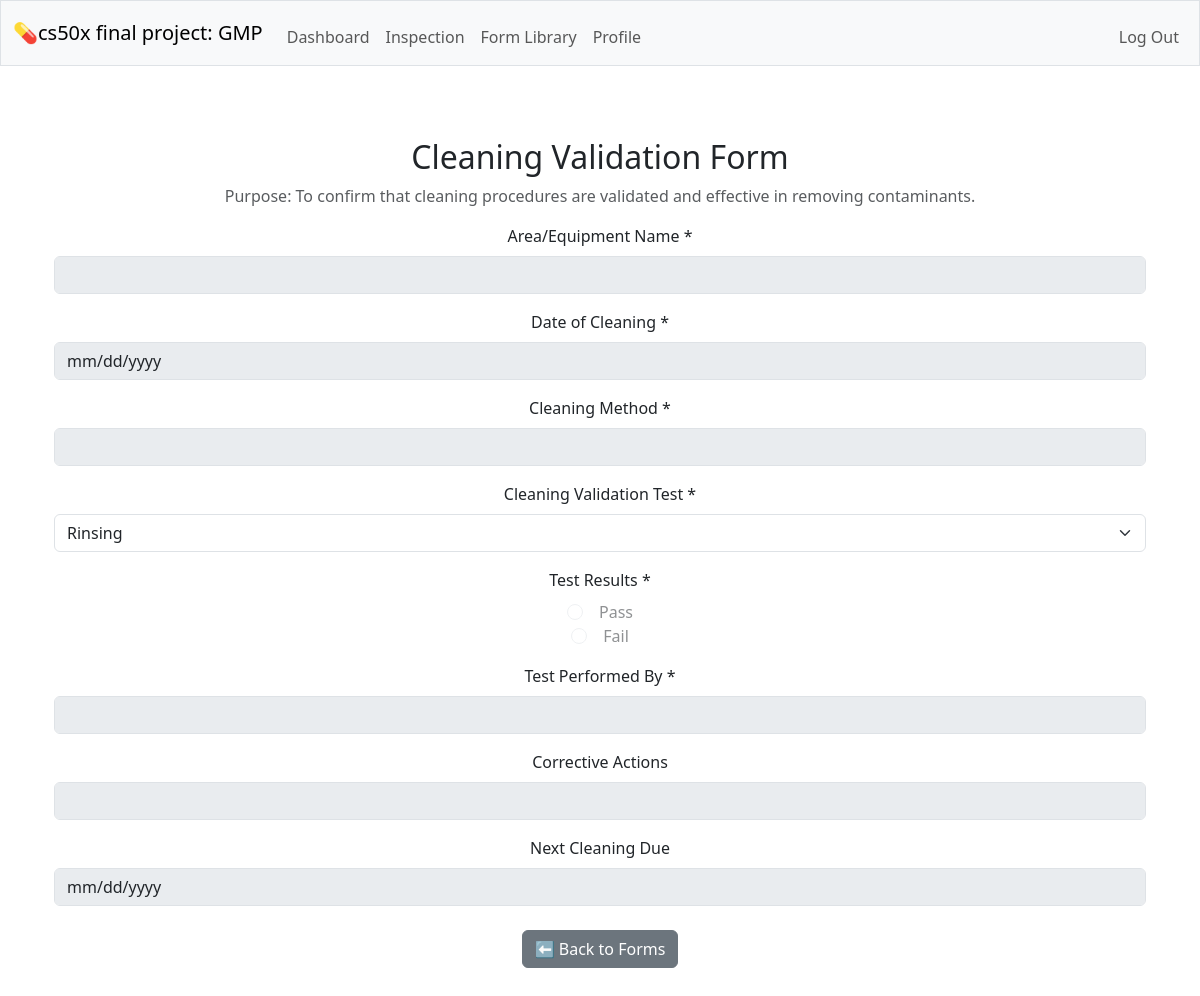
The app's page /forms_show/20/preview (signed in) with its own data.
### tables this page shows
CREATE TABLE forms (id INTEGER PRIMARY KEY AUTOINCREMENT NOT NULL, name TEXT NOT NULL UNIQUE, description TEXT NOT NULL, created_by INTEGER NOT NULL, FOREIGN KEY (created_by) REFERENCES users(id) );

CREATE TABLE form_fields (id INTEGER PRIMARY KEY AUTOINCREMENT NOT NULL, form_id INTEGER NOT NULL, label TEXT NOT NULL, field_type TEXT NOT NULL,  options TEXT, required BOOLEAN NOT NULL DEFAULT 1, display_order INTEGER DEFAULT 0,  FOREIGN KEY (form_id) REFERENCES forms(id) );

### app.py (the view)
@app.route("/forms_show/<int:form_id>/preview")
@login_required
def preview_form(form_id):
    form = db.execute("SELECT * FROM forms WHERE id = ?", form_id)
    fields = db.execute("SELECT * FROM form_fields WHERE form_id = ? ORDER BY display_order", form_id)
    if not form:
        return apology("Form not found", 404)
    return render_template("form_preview.html", form=form[0], fields=fields)

### helpers.py (called while the page is built)
def login_required(f):
    @wraps(f)
    def decorated_function(*args, **kwargs):
        if session.get("user_id") is None:
            return redirect("/login")
        return f(*args, **kwargs)
    return decorated_function

### templates/form_preview.html (shortened to what this page needs)
{% extends "layout.html" %}
{% block main %}
<div class="container mt-4">
    <h2>{{ form.name }}</h2>
    <p class="text-muted">{{ form.description }}</p>
    <form>
        {% for field in fields %}
            <div class="mb-3">
                <label class="form-label">{{ field.label }}{% if field.required == 1 %} *{% endif %}</label>
                {% if field.field_type == 'text' %}
                    <input type="text" class="form-control" disabled>
                {% elif field.field_type == 'textarea' %}
                    <textarea class="form-control" rows="3" disabled></textarea>
                {% elif field.field_type == 'number' %}
                    <input type="number" class="form-control" disabled>
                {% elif field.field_type == 'date' %}
                    <input type="date" class="form-control" disabled>
                {% elif field.field_type == 'datetime' %}
                    <input type="datetime-local" class="form-control" disabled>
                {% elif field.field_type == 'radio' %}
                    {% for option in field.options.split(',') %}
                        <div class="form-check">
                            <input class="form-check-input" type="radio" name="{{ field.label }}" disabled>
                            <label class="form-check-label">{{ option.strip() }}</label>
                        </div>
                    {% endfor %}
                {% elif field.field_type == 'select' %}
                    <select class="form-select" name="{{ field.label }}" >
                        {% for option in field.options.split(',') %}
                            {% set opt = option.strip() %}
                            <option value="{{ opt }}">{{ opt }}</option>
                        {% endfor %}
                    </select>
                {% endif %}
            </div>
        {% endfor %}
        <div class="mt-4">
            <a href="/forms_show" class="btn btn-secondary">⬅ Back to Forms</a>
        </div>
    </form>
</div>
{% endblock %}

### static/styles.css (style rules this page uses)
.form-check { width: 100%; margin: 0 auto; display: flex; align-items: center; justify-content: center; gap: 1rem; }
.form-check-label { margin: 0; text-align: center; }
.form-check-input { margin: 0; }

### records on screen
forms: name "Cleaning Validation Form", description "Purpose: To confirm that cleaning procedures are validated and effective in removing contaminants."
form_fields: label "Area/Equipment Name"
form_fields: label "Date of Cleaning"
form_fields: label "Cleaning Method"
form_fields: label "Cleaning Validation Test", options+label "Rinsing"
form_fields: label "Test Results", strip "Pass" "Fail"
form_fields: label "Test Performed By"
form_fields: label "Corrective Actions"
form_fields: label "Next Cleaning Due"
